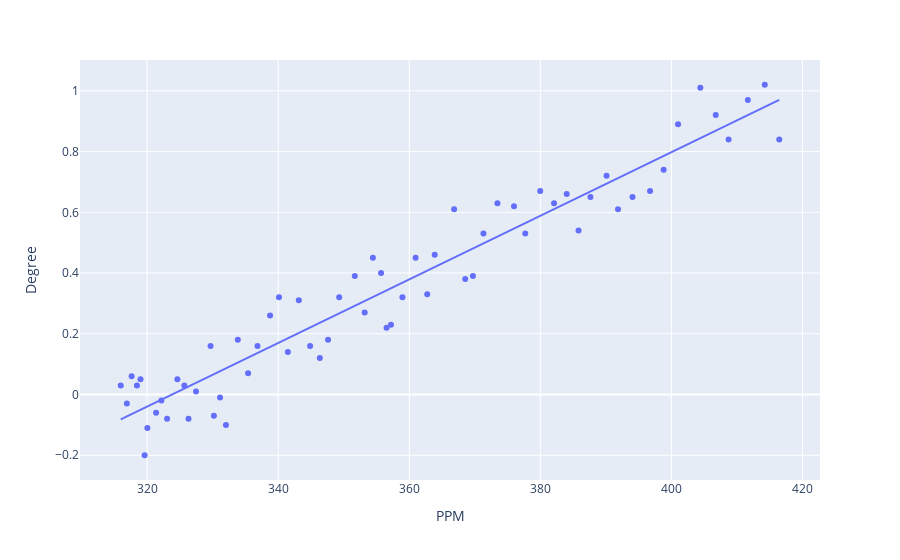
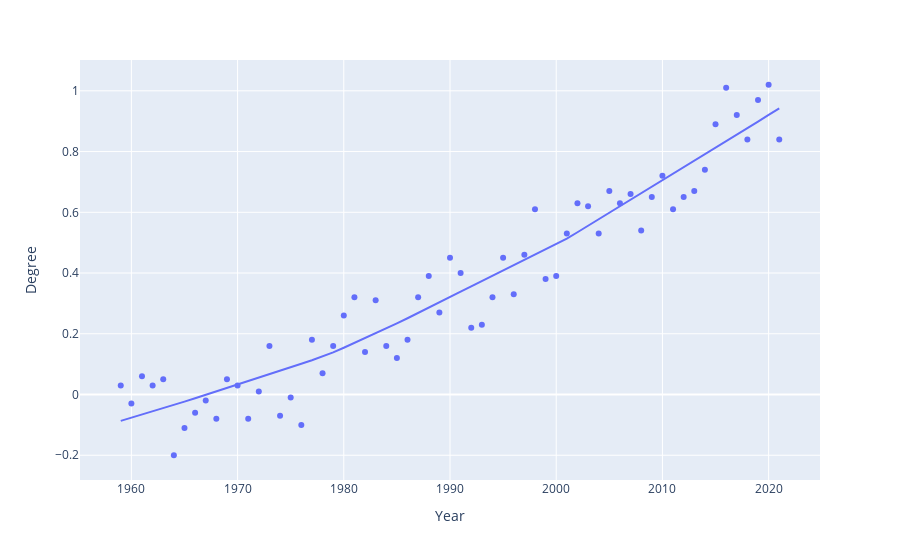

Source (notebook cell) for these figures, in order:
### Code cell
import plotly.express as px
import matplotlib.pyplot as plt
import numpy as np
import pandas as pd
import plotly.graph_objects as go
from sklearn.metrics import r2_score


# 已有数据
df = pd.read_excel('2022_HiMCM_Data-B-co2.xlsx', sheet_name="origin")
year = df['Year'].tolist()
ppm = df['PPM'].tolist()


fig = px.scatter(df, x="PPM", y="Degree", trendline="ols",
                 # log_x=True,
                 # trendline_options=dict(log_x=True)
                 )


fig.show()


fig = px.scatter(df, x="Year", y="Degree", trendline="lowess",
                 # log_x=True,
                 # trendline_options=dict(log_x=True)
                 )

fig.show()
